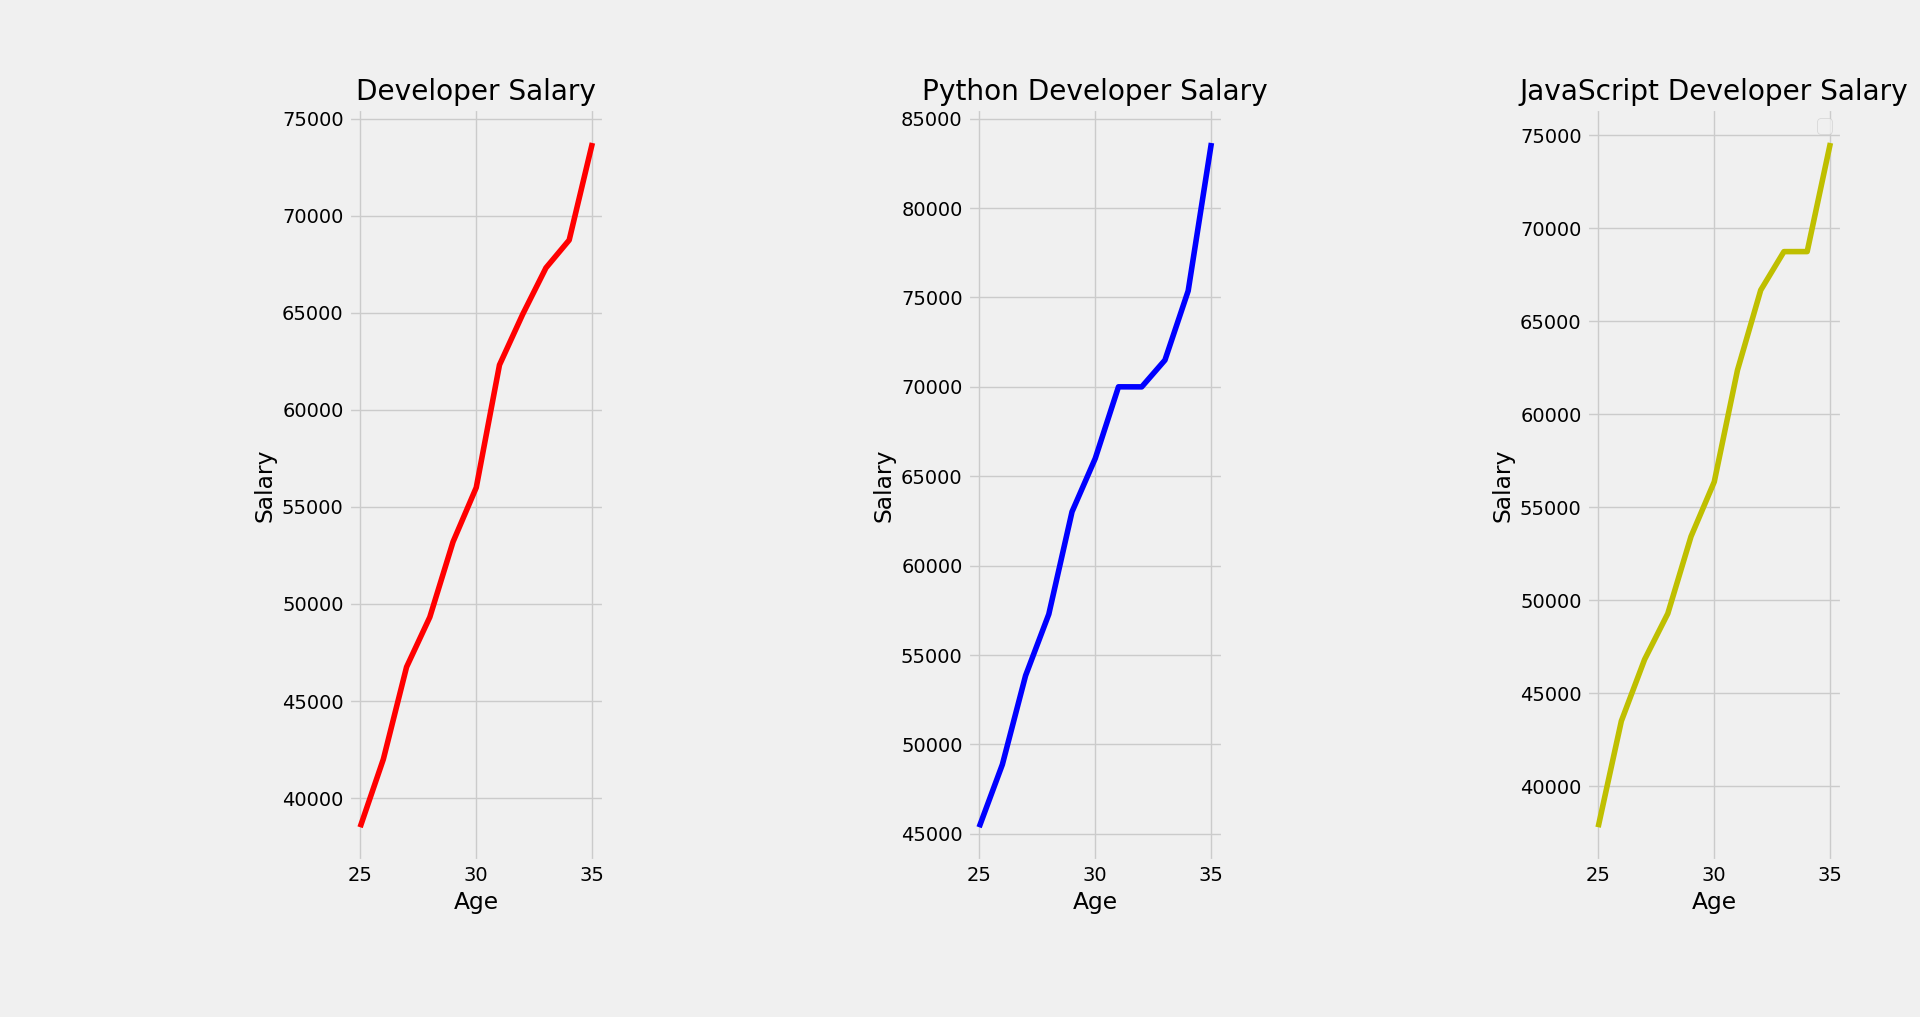

Reproduce this figure in Python.
from matplotlib import pyplot as plt

# plt.xkcd() # Cartoonic Style

plt.style.use("fivethirtyeight")

fig=plt.figure()  # empty canvas

axes=fig.add_axes([0.1,0.1,0.8,0.8])  # plot the axis

axes.set_title("Salary For Developers")  # setting title for graph

axes.set_xlabel('Age')  # setting x - axis label for graph

axes.set_ylabel('Salary')  # setting y - axis label for graph

fig,axes=plt.subplots(nrows=1,ncols=3) # to create subplots (i.e creating more than one figures)

                  # Median Developer Salaries by Age
age_x = [25, 26, 27, 28, 29, 30, 31, 32, 33, 34, 35]

dev_y = [38496, 42000, 46752, 49320, 53200,
         56000, 62316, 64928, 67317, 68748, 73752]

                 # Median Python Developer Salaries by Age
py_dev_y = [45372, 48876, 53850, 57287, 63016,
            65998, 70003, 70000, 71496, 75370, 83640]


                 # Median JavaScript Developer Salaries by Age
js_dev_y = [37810, 43515, 46823, 49293, 53437,
            56373, 62375, 66674, 68745, 68746, 74583]

axes[0].set_title("Developer Salary")
axes[0].plot(age_x,dev_y,'r')
axes[0].set_xlabel("Age")
axes[0].set_ylabel("Salary")

axes[1].set_title("Python Developer Salary")
axes[1].plot(age_x,py_dev_y,'b')
axes[1].set_xlabel("Age")
axes[1].set_ylabel("Salary")

axes[2].set_title("JavaScript Developer Salary")
axes[2].plot(age_x,js_dev_y,'y')
axes[2].set_xlabel("Age")
axes[2].set_ylabel("Salary")

plt.legend() # resposible for placing labels inside canvas

plt.tight_layout()  # to avoid being conjested

plt.show() # to see the  plot in canvas
